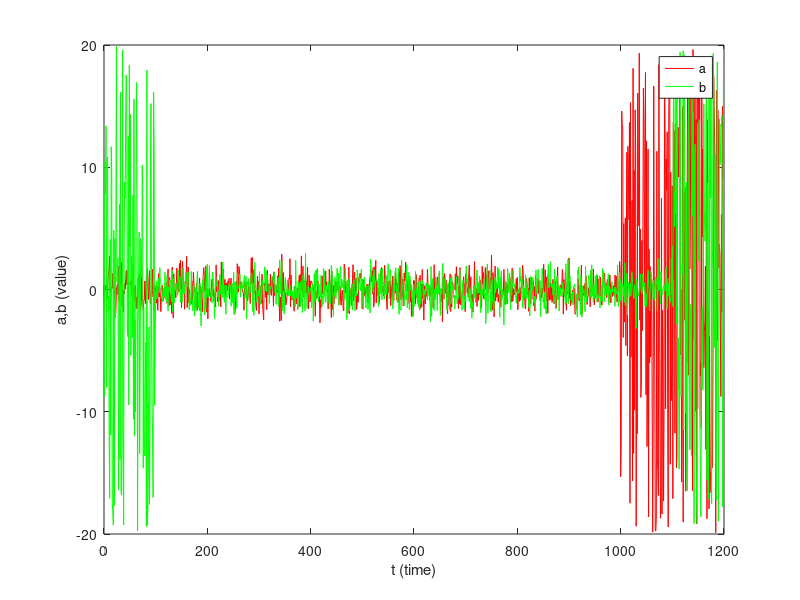
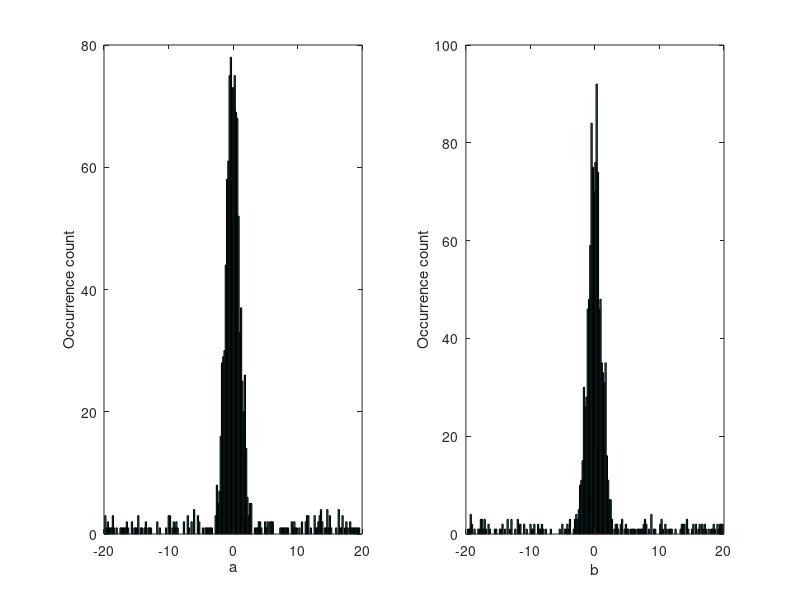

The MATLAB source for these figures, in order: (Note: this script raises an error after producing the figures.)
% Example code to test agw_filter.
% create two very simple data vectors a and b based on the normal
% distribution with some uniform noise added in.  The noise in a appears in
% the final 200 points.  The noise in b appeas in the first 100 and final
% 100 points.  The normal data is 1000 points long.  Data is assumed
% temporal with time vector t

clear all
close all

%Create a and b data vectors and tiem vector t
a=[randn(1000,1); (rand(200,1)-0.5)*40];
b=[(rand(100,1)-0.5)*40; randn(1000,1); (rand(100,1)-0.5)*40 ]
t=0:(length(a)-1);

%Plot raw data
figure
plot(t,a,'r',t,b,'g')
legend ('a','b','Location','Best')
xlabel('t (time)')
ylabel('a,b (value)')

%Histograms of raw data
figure
subplot(121)
hist(a,201);
xlabel('a')
ylabel('Occurrence count')
subplot(122)
hist(b,201);
xlabel('b')
ylabel('Occurrence count')

%Set just inside the maximum value - this is arbitrary, for PIV I usually
%set at +/- half the subwindow length scale if there is no initial guess.
%It shoudl be sould very wide - just to remove something the user absoluely
%knows to be bad data but corrupts the calcuation of the robust statistics
%(median and IQR)
DataMin=-19;
DataMax=19; 

%Build a single Data array with both data vectors as a monotonic function
%of time
Data=[a, b];
%Call agw_filter to filter the data
[DataF,TimeF]=agw_filter(Data, t, DataMin, DataMax);

%retrieve individual filtered data vectors
aF=DataF(1,:)';
bF=DataF(2,:)';

%Histograms of filtered data
figure
subplot(121)
hist(aF,101);
xlabel('a')
ylabel('Occurrence count')
subplot(122)
hist(bF,101);
xlabel('b')
ylabel('Occurrence count')

%example of interpolating data in

aI = interp1(TimeF,aF,t,'linear');
bI = interp1(TimeF,bF,t,'linear');

%Plot filtered data and interpolated data
figure
plot(t,aI,'ro',TimeF,aF,'r+',t,bI,'go',TimeF,bF,'g+')
legend ('aI','aF','bI','bF','Location','Best')
xlabel('t (time)')
ylabel('a,b (value)')
%Note that all of the noise has been filtered out other than those within 
%about +/- 3 std.  The missing data has been interpolated in linearly and 
%the open circles represent the interpolated data, hence the linear
%segements at the beginning and end of the temporal record.

%Plot filtered data and raw data
figure
plot(TimeF,aF,'r+',TimeF,bF,'g+',t,a,'ro',t,b,'go')
legend ('aF','bF','a','b','Location','Best')
xlabel('t (time)')
ylabel('a,b (value)')
%Note that all of the noise has been filtered out other than those within 
%about +/- 3 std.  The open circles represent the removed 'outlier' data.